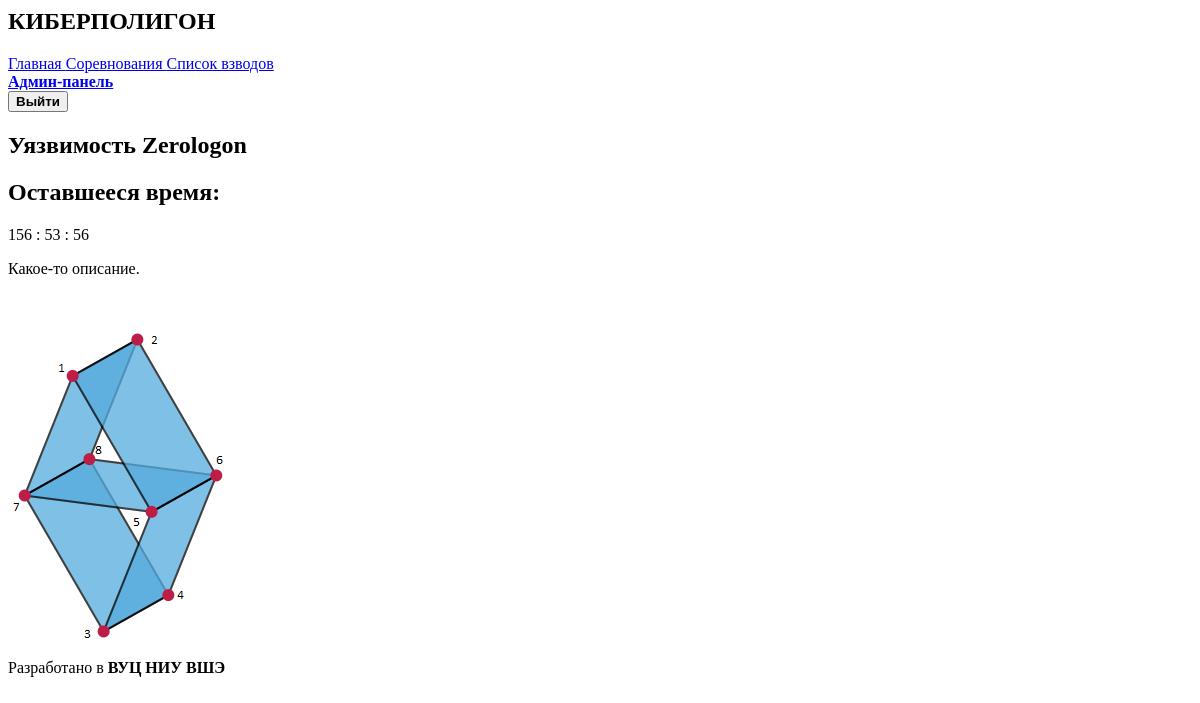
The app's page /cyberpolygon/competitions/zerologon2024-04-07-1215000300/ (signed in), older data.
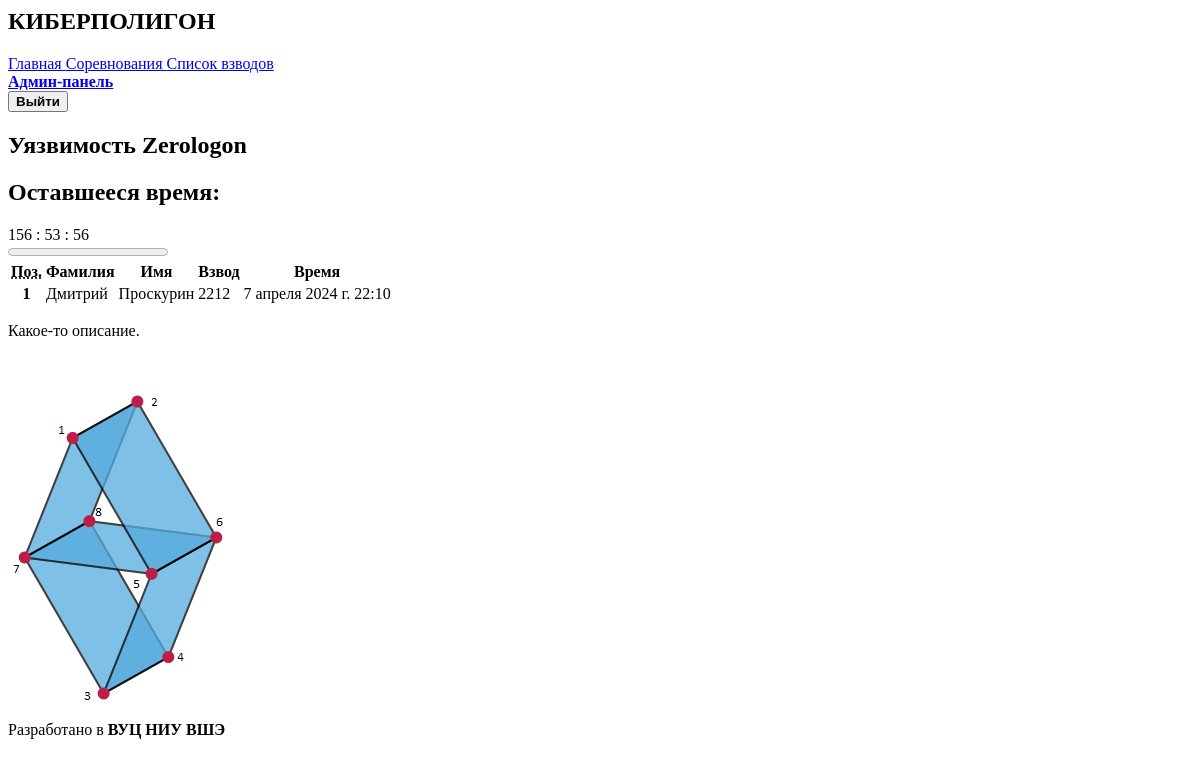
The same page, newer data.
### interface/models.py (models this page shows, shortened)
class Competition(models.Model):
    slug = models.SlugField('Название в адресной строке', unique=True)
    start = models.DateTimeField("Начало")
    finish = models.DateTimeField("Конец")
    lab = models.ForeignKey(Lab,
                                related_name="competitions",
                                on_delete=models.CASCADE,
                                verbose_name="Лабораторная работа",
                                null=True)
    platoons = models.ManyToManyField(Platoon)
    participants = models.IntegerField("Количество участников", null=True, default=0)
    class Meta:
        verbose_name = 'Соревнование'
        verbose_name_plural = 'Соревнования'

class Lab(models.Model):
    name = models.CharField('Имя', max_length=255, primary_key=True)
    description = models.TextField('Описание')
    answer_flag = models.CharField('Ответный флаг', max_length=1024, blank=True,null=True)
    slug = models.SlugField('Название в адресной строке', unique=True)
    class Meta:
        verbose_name = 'Лабораторная работа'
        verbose_name_plural = 'Лабораторные работы'

class Answers(models.Model):
    lab = models.ForeignKey(Lab, related_name="lab", on_delete=models.CASCADE)
    user = models.ForeignKey(settings.AUTH_USER_MODEL, on_delete=models.CASCADE)
    datetime = models.DateTimeField(null=True)
    class Meta:
        verbose_name = 'Ответ'
        verbose_name_plural = 'Ответы'

class User(AbstractUser):
    platoon = models.ForeignKey(Platoon,
                                related_name="students",
                                on_delete=models.CASCADE,
                                verbose_name="взвод",
                                null=True)
    class Meta:
        verbose_name = 'Пользователь'
        verbose_name_plural = 'Пользователи'

class Platoon(models.Model):
    number = models.fields.IntegerField('Номер взвода')
    def __str__(self):
        return str(self.number)
    class Meta:
        verbose_name = 'Взвод'
        verbose_name_plural = 'Взвода'

### interface/views.py (the view)
# urls.py: path("competitions/<slug:slug>/", CompetitionDetailView.as_view(), name="competition-detail"),
class CompetitionDetailView(DetailView):
    model = Competition
    def get_context_data(self, **kwargs):
        context = super().get_context_data(**kwargs)
        context["available"] = True
        if not self.request.user.is_staff:
            if timezone.now() < context["object"].start or timezone.now() > context["object"].finish:
                context["available"] = False
                return context
        competition = context["object"]
        context["object"] = competition.lab
        context = LabDetailView.set_submitted(context, self.request)
        if self.request.user.is_staff:
            solutions = Answers.objects.filter(
                lab=competition.lab,
                user__platoon__in=competition.platoons.all(),
                datetime__lte=competition.finish,
                datetime__gte=competition.start
            ).order_by('datetime').values()
            pos = 1
            for solution in solutions:
                user = User.objects.get(pk=solution["user_id"])
                solution["user"] = user
                solution["pos"] = str(pos)
                pos += 1
            context["solutions"] = solutions
            if not str(competition.participants).isnumeric() or int(competition.participants) == 0:
                context["progress"] = 100
            else:
                context["progress"] = len(solutions) / int(competition.participants)
        context["object"] = competition
        context["delta"] = CompetitionDetailView.get_timer(context["object"])
        return context
    @staticmethod
    def get_timer(competition):
        if competition.finish <= timezone.now():
            delta = 0
        else:
            delta = (competition.finish - timezone.now())
            delta = delta.seconds + delta.days * 24 * 60 * 60
        seconds = delta % 60
        delta //= 60
        minutes = delta % 60
        hours = delta // 60
        out = {"hours": hours, "minutes": minutes, "seconds": seconds}
        for key, value in out.items():
            n_value = str(value)
            n_value = (2 - len(n_value)) * "0" + n_value
            out[key] = n_value
        return out

### templates/interface/competition_detail.html (shortened to what this page needs)
{% extends 'interface/base.html' %}
{% block content %}
    <div class="columns is-centered">
        <div class="column is-two-thirds">
        {% if available  %}
            <h1 class="title is-2">{{ object.lab.name }}</h1>
            <div class="column is-one-quarter p-0 mb-4">
                <div id="timer" class="message is-dark">
                    <div class="message-body">
                    <h2 class="has-text-weight-bold">Оставшееся время:</h2>
                    <div id="countdown" class="has-text-weight-bold has-text-danger">{{ delta.hours }} <span>:</span>
                    </div>
                    </div>
                </div>
            </div>
            {% if progress %}
                <progress class="progress is-link" value="{{ progress }}" max="100">{{ progress }}%</progress>
            {% endif %}
            {% if solutions %}
                <table class="table">
                  <thead>
                    <tr>
                        <th><abbr title="Позиция">Поз.</abbr></th>
                        <th>Фамилия</th>
                        <th>Имя</th>
                        <th>Взвод</th>
                        <th>Время</th>
                    </tr>
                  </thead>
                  <tbody>
                  {% for solution in solutions %}
                    <tr>
                      <th>{{ solution.pos }}</th>
                      <td>{{ solution.user.first_name }}</td>
                      <td>{{ solution.user.last_name }}</td>
                      <td>{{ solution.user.platoon }}</td>
                      <td>{{ solution.datetime }}</td>
                     </tr>
                  {% endfor  %}
                  </tbody>
                </table>
            {% endif %}
            <p><div class="content">{{ object.lab.description | safe  }}</div></p>
        {% else  %}
            <div class="notification is-warning is-light">
                <h1 class="subtitle is-4">Соревнование станет доступно: {{ object.start }}</h1>
            </div>
        {% endif %}
        </div>
    </div>
{% endblock %}

### templates/interface/base.html (shortened to what this page needs)
<head>
{% load django_simple_bulma %}
{% load static %}
</head>
<nav class="navbar is-black" role="navigation" aria-label="main navigation">
  <div class="navbar-brand">
    <a class="navbar-item">
      <h1><strong>КИБЕРПОЛИГОН</strong></h1>
    </a>
  </div>
    <div class="navbar-start">
      {% if  user.is_authenticated %}
      <a class="navbar-item" href="{% url 'interface:lab-list' %}">
      {% else %}
      <a class="navbar-item" href="{% url 'reg' %}">
      {% endif %}
        Главная
      </a>
      {% if user.is_authenticated %}
        <a class="navbar-item" href="{% url 'interface:competition-list' %}">
          Соревнования
        </a>
      {% endif %}
      {% if user.is_superuser %}
        <a class="navbar-item" href = "{% url 'interface:platoon-list' %}">
          Список взводов
        </a>
      {% endif %}
    </div>
    <div class="navbar-end">
      <div class="navbar-item">
        <div class="buttons">
            {% if user.is_authenticated %}
                {% if user.is_superuser %}
                    <a class="button is-light" href="{% url 'admin:index' %}">
                        <strong>Админ-панель</strong>
                    </a>
                {% else %}
                  <a class="button is-light" href="{% url 'ch_pass' %}">
                    <strong>Сменить пароль</strong>
                  </a>
                {% endif %}
                <form class="m-0" method="post" action="{% url 'logout' %}">
                    <button class="button is-light" type="submit"><strong>Выйти</strong></button>
                </form>
            {% endif %}
        </div>
      </div>
    </div>
</nav>
<body>
    <section class="hero is-fullheight-with-navbar">
        <div class="section">
            {% block content %}
            {% endblock %}
        </div>
    </section>
</body>
<footer class="footer mt-auto">
  <div class="content has-text-centered">
    <p>
      Разработано в <strong>ВУЦ НИУ ВШЭ</strong>
    </p>
  </div>
</footer>

Row changes from the older to the newer data that the page shows:
added Answers: pos "1", user.first_name "Дмитрий", user.last_name "Проскурин", user.platoon "2212", datetime "7 апреля 2024 г. 22:10"
Text that changed along with them:
text now shown: "Поз. Фамилия Имя Взвод Время"
